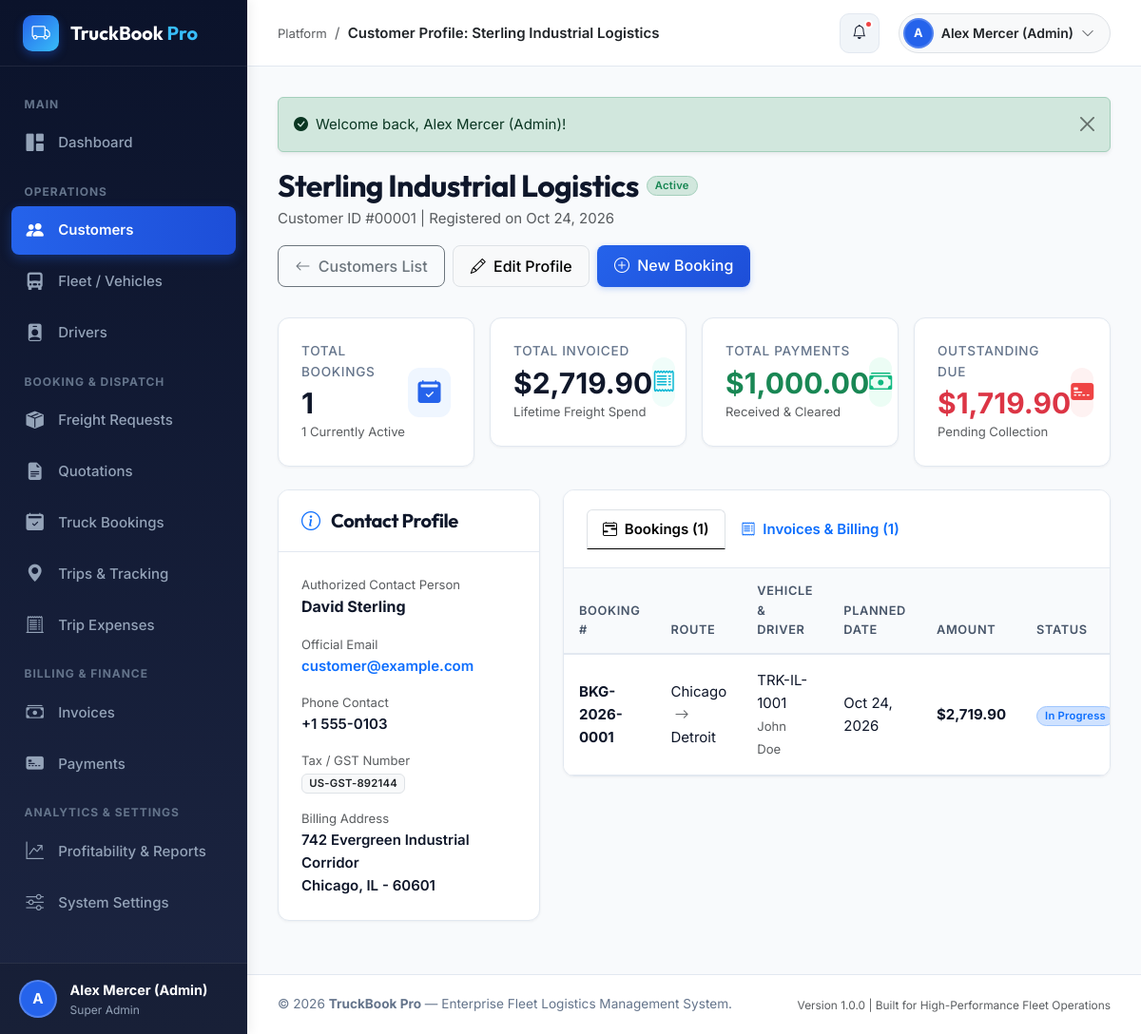
The app's page /modules/customers/view.php?id=1 (signed in) with its own data.
### tables this page shows
CREATE TABLE `users` (
  `id` INT UNSIGNED AUTO_INCREMENT PRIMARY KEY,
  `role_id` INT UNSIGNED NOT NULL,
  `name` VARCHAR(100) NOT NULL,
  `email` VARCHAR(120) NOT NULL UNIQUE,
  `password_hash` VARCHAR(255) NOT NULL,
  `phone` VARCHAR(25) NULL,
  `status` ENUM('active', 'inactive', 'suspended') NOT NULL DEFAULT 'active',
  `avatar` VARCHAR(255) NULL,
  `last_login` DATETIME NULL,
  `created_at` DATETIME NOT NULL DEFAULT CURRENT_TIMESTAMP,
  `updated_at` DATETIME NOT NULL DEFAULT CURRENT_TIMESTAMP ON UPDATE CURRENT_TIMESTAMP,
  INDEX `idx_users_role` (`role_id`),
  INDEX `idx_users_email` (`email`),
  INDEX `idx_users_status` (`status`),
  CONSTRAINT `fk_users_role` FOREIGN KEY (`role_id`) REFERENCES `roles` (`id`) ON DELETE RESTRICT
);

CREATE TABLE `roles` (
  `id` INT UNSIGNED AUTO_INCREMENT PRIMARY KEY,
  `name` VARCHAR(50) NOT NULL,
  `slug` VARCHAR(50) NOT NULL UNIQUE,
  `description` TEXT NULL,
  `created_at` DATETIME NOT NULL DEFAULT CURRENT_TIMESTAMP
);

CREATE TABLE `customers` (
  `id` INT UNSIGNED AUTO_INCREMENT PRIMARY KEY,
  `user_id` INT UNSIGNED NULL UNIQUE,
  `company_name` VARCHAR(150) NOT NULL,
  `contact_person` VARCHAR(100) NOT NULL,
  `email` VARCHAR(120) NOT NULL UNIQUE,
  `phone` VARCHAR(25) NOT NULL,
  `address` TEXT NOT NULL,
  `city` VARCHAR(100) NOT NULL,
  `state` VARCHAR(100) NOT NULL,
  `postal_code` VARCHAR(20) NOT NULL,
  `tax_gst_number` VARCHAR(50) NULL,
  `status` ENUM('active', 'inactive') NOT NULL DEFAULT 'active',
  `created_at` DATETIME NOT NULL DEFAULT CURRENT_TIMESTAMP,
  `updated_at` DATETIME NOT NULL DEFAULT CURRENT_TIMESTAMP ON UPDATE CURRENT_TIMESTAMP,
  INDEX `idx_customers_company` (`company_name`),
  INDEX `idx_customers_status` (`status`),
  CONSTRAINT `fk_customers_user` FOREIGN KEY (`user_id`) REFERENCES `users` (`id`) ON DELETE SET NULL
);

CREATE TABLE `bookings` (
  `id` INT UNSIGNED AUTO_INCREMENT PRIMARY KEY,
  `booking_number` VARCHAR(30) NOT NULL UNIQUE,
  `quotation_id` INT UNSIGNED NULL,
  `freight_request_id` INT UNSIGNED NULL,
  `customer_id` INT UNSIGNED NOT NULL,
  `vehicle_id` INT UNSIGNED NULL,
  `driver_id` INT UNSIGNED NULL,
  `pickup_address` TEXT NOT NULL,
  `delivery_address` TEXT NOT NULL,
  `pickup_city` VARCHAR(100) NOT NULL,
  `delivery_city` VARCHAR(100) NOT NULL,
  `cargo_description` VARCHAR(255) NOT NULL,
  `cargo_weight_tonnes` DECIMAL(8,2) NOT NULL,
  `planned_pickup_date` DATE NOT NULL,
  `planned_delivery_date` DATE NOT NULL,
  `agreed_rate` DECIMAL(10,2) NOT NULL,
  `status` ENUM('pending_assignment', 'confirmed', 'in_progress', 'completed', 'cancelled') NOT NULL DEFAULT 'pending_assignment',
  `cancellation_reason` TEXT NULL,
  `created_by` INT UNSIGNED NOT NULL,
  `created_at` DATETIME NOT NULL DEFAULT CURRENT_TIMESTAMP,
  `updated_at` DATETIME NOT NULL DEFAULT CURRENT_TIMESTAMP ON UPDATE CURRENT_TIMESTAMP,
  INDEX `idx_bookings_customer` (`customer_id`),
  INDEX `idx_bookings_vehicle` (`vehicle_id`),
  INDEX `idx_bookings_driver` (`driver_id`),
  INDEX `idx_bookings_status` (`status`),
  CONSTRAINT `fk_bookings_quote` FOREIGN KEY (`quotation_id`) REFERENCES `quotations` (`id`) ON DELETE SET NULL,
  CONSTRAINT `fk_bookings_request` FOREIGN KEY (`freight_request_id`) REFERENCES `freight_requests` (`id`) ON DELETE SET NULL,
  CONSTRAINT `fk_bookings_cust` FOREIGN KEY (`customer_id`) REFERENCES `customers` (`id`) ON DELETE RESTRICT,
  CONSTRAINT `fk_bookings_veh` FOREIGN KEY (`vehicle_id`) REFERENCES `vehicles` (`id`) ON DELETE SET NULL,
  CONSTRAINT `fk_bookings_drv` FOREIGN KEY (`driver_id`) REFERENCES `drivers` (`id`) ON DELETE SET NULL,
  CONSTRAINT `fk_bookings_creator` FOREIGN KEY (`created_by`) REFERENCES `users` (`id`) ON DELETE RESTRICT
);

CREATE TABLE `vehicles` (
  `id` INT UNSIGNED AUTO_INCREMENT PRIMARY KEY,
  `registration_number` VARCHAR(30) NOT NULL UNIQUE,
  `truck_type` ENUM('flatbed', 'container', 'refrigerated', 'tanker', 'trailer', 'box_truck') NOT NULL,
  `model` VARCHAR(100) NOT NULL,
  `capacity_tonnes` DECIMAL(6,2) NOT NULL,
  `make_year` INT UNSIGNED NOT NULL,
  `insurance_expiry` DATE NOT NULL,
  `permit_expiry` DATE NOT NULL,
  `fitness_expiry` DATE NOT NULL,
  `current_odometer` INT UNSIGNED NOT NULL DEFAULT 0,
  `status` ENUM('available', 'on_trip', 'maintenance', 'inactive') NOT NULL DEFAULT 'available',
  `notes` TEXT NULL,
  `created_at` DATETIME NOT NULL DEFAULT CURRENT_TIMESTAMP,
  `updated_at` DATETIME NOT NULL DEFAULT CURRENT_TIMESTAMP ON UPDATE CURRENT_TIMESTAMP,
  INDEX `idx_vehicles_reg` (`registration_number`),
  INDEX `idx_vehicles_type` (`truck_type`),
  INDEX `idx_vehicles_status` (`status`)
);

CREATE TABLE `drivers` (
  `id` INT UNSIGNED AUTO_INCREMENT PRIMARY KEY,
  `user_id` INT UNSIGNED NULL UNIQUE,
  `name` VARCHAR(100) NOT NULL,
  `phone` VARCHAR(25) NOT NULL,
  `email` VARCHAR(120) NULL,
  `licence_number` VARCHAR(50) NOT NULL UNIQUE,
  `licence_expiry` DATE NOT NULL,
  `experience_years` INT UNSIGNED NOT NULL DEFAULT 0,
  `address` TEXT NULL,
  `status` ENUM('available', 'on_trip', 'on_leave', 'inactive') NOT NULL DEFAULT 'available',
  `created_at` DATETIME NOT NULL DEFAULT CURRENT_TIMESTAMP,
  `updated_at` DATETIME NOT NULL DEFAULT CURRENT_TIMESTAMP ON UPDATE CURRENT_TIMESTAMP,
  INDEX `idx_drivers_status` (`status`),
  INDEX `idx_drivers_licence` (`licence_number`),
  CONSTRAINT `fk_drivers_user` FOREIGN KEY (`user_id`) REFERENCES `users` (`id`) ON DELETE SET NULL
);

### modules/customers/view.php (the view, shortened to what the rows shown need)
<?php
require_once __DIR__ . '/../../config/app.php';
require_once __DIR__ . '/../../includes/functions.php';
$pdo = getDbConnection();
$customerId = (int)($_GET['id'] ?? 0);
$stmt = $pdo->prepare("SELECT * FROM customers WHERE id = ?");
$stmt->execute([$customerId]);
$customer = $stmt->fetch();
$totalInvoiced = (float)$pdo->query("SELECT COALESCE(SUM(total_amount), 0) FROM invoices WHERE customer_id = {$customerId} AND payment_status != 'cancelled'")->fetchColumn();
$bookStmt = $pdo->prepare("
    SELECT b.id, b.booking_number, b.pickup_city, b.delivery_city, b.planned_pickup_date,
           b.agreed_rate, b.status, v.registration_number, d.name AS driver_name
    FROM bookings b
    LEFT JOIN vehicles v ON b.vehicle_id = v.id
    LEFT JOIN drivers d ON b.driver_id = d.id
    WHERE b.customer_id = ?
    ORDER BY b.created_at DESC
");
$bookStmt->execute([$customerId]);
$bookings = $bookStmt->fetchAll();
require_once __DIR__ . '/../../includes/header.php';
?>
<div class="page-header">
    <div>
        <div class="d-flex align-items-center gap-2 mb-1">
            <h2 class="fw-bold mb-0"><?= e($customer['company_name']) ?></h2>
            <?= renderStatusBadge($customer['status']) ?>
        </div>
        <p class="text-muted mb-0">Customer ID #<?= str_pad((string)$customer['id'], 5, '0', STR_PAD_LEFT) ?> | Registered on <?= formatDate($customer['created_at']) ?></p>
    </div>
</div>
                    <div class="stat-value"><?= formatCurrency($totalInvoiced) ?></div>
<div class="row g-4">
    <div class="col-lg-4">
        <div class="content-card mb-4">
            <div class="content-card-body">
                <div class="mb-3">
                    <span class="text-muted small d-block">Authorized Contact Person</span>
                    <strong class="fs-6"><?= e($customer['contact_person']) ?></strong>
                </div>
                <div class="mb-3">
                    <span class="text-muted small d-block">Official Email</span>
                    <a href="mailto:<?= e($customer['email']) ?>" class="text-decoration-none fw-semibold">
                        <?= e($customer['email']) ?>
                    </a>
                </div>
                <div class="mb-3">
                    <span class="text-muted small d-block">Phone Contact</span>
                    <span class="fw-semibold"><?= e($customer['phone']) ?></span>
                </div>
                <div class="mb-3">
                    <span class="text-muted small d-block">Tax / GST Number</span>
                    <span class="badge bg-light text-dark border"><?= e($customer['tax_gst_number'] ?: 'Not Specified') ?></span>
                </div>
                <div class="mb-0">
                    <span class="text-muted small d-block">Billing Address</span>
                    <div class="fw-semibold">
                        <?= e($customer['address']) ?><br>
                        <?= e($customer['city']) ?>, <?= e($customer['state']) ?> - <?= e($customer['postal_code']) ?>
                    </div>
                </div>
            </div>
        </div>
    </div>
    <div class="col-lg-8">
        <div class="content-card mb-4">
            <div class="tab-content" id="customerTabsContent">
                <div class="tab-pane fade show active p-0" id="bookingsPane" role="tabpanel">
                    <div class="table-responsive">
                        <table class="table table-custom">
                            <thead>
                                <tr>
                                    <th>Booking #</th>
                                    <th>Route</th>
                                    <th>Vehicle & Driver</th>
                                    <th>Planned Date</th>
                                    <th>Amount</th>
                                    <th>Status</th>
                                </tr>
                            </thead>
                            <tbody>
                                <?php if (empty($bookings)): ?>
                                    <tr>
                                        <td colspan="7" class="text-center py-4 text-muted">No bookings placed yet.</td>
                                    </tr>
                                <?php else: ?>
                                    <?php foreach ($bookings as $b): ?>
                                        <tr>
                                            <td class="fw-bold"><?= e($b['booking_number']) ?></td>
                                            <td><?= e($b['pickup_city']) ?> <i class="bi bi-arrow-right text-muted mx-1"></i> <?= e($b['delivery_city']) ?></td>
                                            <td>
                                                <?= e($b['registration_number'] ?: 'Unassigned') ?><br>
                                                <small class="text-muted"><?= e($b['driver_name']) ?></small>
                                            </td>
                                            <td><?= formatDate($b['planned_pickup_date']) ?></td>
                                            <td class="fw-bold"><?= formatCurrency($b['agreed_rate']) ?></td>
                                            <td><?= renderStatusBadge($b['status']) ?></td>
                                        </tr>
                                    <?php endforeach; ?>
                                <?php endif; ?>
                            </tbody>
                        </table>
                    </div>
                </div>
            </div>
        </div>
    </div>
</div>
<?php require_once __DIR__ . '/../../includes/footer.php'; ?>

### includes/sidebar.php (shortened to what the rows shown need)
<?php
$user = currentUser();
?>
<aside id="app-sidebar">
    <div class="sidebar-user">
        <div class="user-avatar-circle">
            <?= strtoupper(substr($user['name'] ?? 'U', 0, 1)) ?>
        </div>
        <div class="user-info text-truncate">
            <div class="fw-bold text-white text-truncate" style="font-size: 0.9rem;">
                <?= e($user['name'] ?? 'Guest') ?>
            </div>
            <div class="text-light" style="font-size: 0.75rem; color: #94a3b8 !important;">
                <?= e($user['role_name'] ?? 'Role') ?>
            </div>
        </div>
    </div>
</aside>

### includes/topbar.php (shortened to what the rows shown need)
<?php
require_once __DIR__ . '/../config/database.php';
?>
<header id="app-topbar">
    <div class="topbar-actions">
        <div class="dropdown">
            <button class="btn btn-light border d-flex align-items-center gap-2 p-1 pe-3 rounded-pill" type="button" data-bs-toggle="dropdown" aria-expanded="false">
                <div class="user-avatar-circle" style="width: 32px; height: 32px; font-size: 0.8rem;">
                    <?= strtoupper(substr($user['name'] ?? 'U', 0, 1)) ?>
                </div>
                <span class="topbar-user-name fw-semibold small text-dark"><?= e($user['name'] ?? 'Account') ?></span>
                <i class="bi bi-chevron-down small text-muted"></i>
            </button>
        </div>
    </div>
</header>

### includes/functions.php (shortened to what the rows shown need)
<?php
require_once __DIR__ . '/../config/app.php';
require_once __DIR__ . '/validation.php';
function formatCurrency(float|int|string|null $amount): string {
    $symbol = getSetting('currency_symbol', '$');
    $val = (float)($amount ?? 0);
    return $symbol . number_format($val, 2);
}
function formatDate(?string $date, string $format = 'M d, Y'): string {
    $ts = strtotime($date);
    return $ts ? date($format, $ts) : '—';
}
function renderStatusBadge(string $status): string {
    $normalized = strtolower(trim($status));
    $badgeClass = match ($normalized) {
        'active', 'completed', 'delivered', 'accepted', 'approved', 'paid', 'available' => 'bg-success-subtle text-success border border-success-subtle',
        'in_progress', 'in_transit', 'dispatched', 'quoted', 'partially_paid', 'on_trip' => 'bg-primary-subtle text-primary border border-primary-subtle',
        'pending', 'pending_assignment', 'scheduled', 'draft', 'sent', 'arrived', 'unloading' => 'bg-warning-subtle text-warning-emphasis border border-warning-subtle',
        'inactive', 'cancelled', 'rejected', 'unpaid', 'overdue', 'maintenance', 'suspended', 'on_leave' => 'bg-danger-subtle text-danger border border-danger-subtle',
        default => 'bg-secondary-subtle text-secondary border border-secondary-subtle'
    };
    $display = ucwords(str_replace('_', ' ', $normalized));
    return "<span class='badge {$badgeClass} px-2 py-1 rounded-pill'>{$display}</span>";
}

### records on screen
users: name "A", name "Alex Mercer (Admin)", role.name "Super Admin"
customers: company_name "Sterling Industrial Logistics", status "Active", id "00001", created_at "Oct 24, 2026", contact_person "David Sterling", email "customer@example.com", phone "+1 555-0103", tax_gst_number "US-GST-892144", address "742 Evergreen Industrial Corridor", city "Chicago", state "IL", postal_code "60601"
bookings: booking_number "BKG-2026-0001", pickup_city "Chicago", delivery_city "Detroit", vehicle.registration_number "TRK-IL-1001", driver.name "John Doe", planned_pickup_date "Oct 24, 2026", agreed_rate "$2,719.90", status "In Progress"

### other values on screen
$pageTitle "Customer Profile: Sterling Industrial Logistics"
$text "Welcome back, Alex Mercer (Admin)!"
$totalBookings "1"
$activeBookings "1"
formatCurrency($totalInvoiced) "$2,719.90"
formatCurrency($totalPaid) "$1,000.00"
formatCurrency($outstandingBalance) "$1,719.90"
count($bookings) "1"
count($invoices) "1"
APP_NAME "TruckBook Pro"
APP_VERSION "1.0.0"
